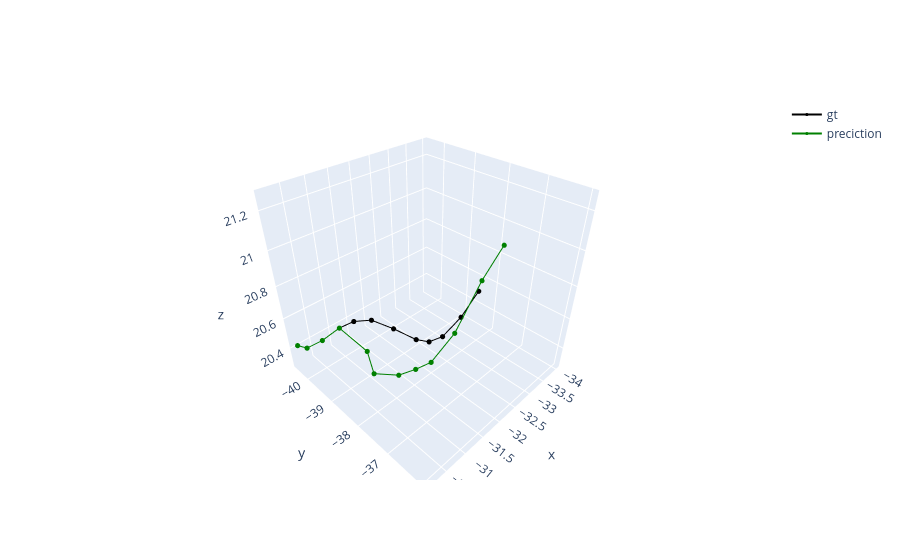

Source (notebook cell):
### Code cell
fig = go.Figure()

gt_x = poses_gt[0, :, 0].detach().cpu().numpy()
gt_y = poses_gt[0, :, 1].detach().cpu().numpy()
gt_z = poses_gt[0, :, 2].detach().cpu().numpy()

fig.add_trace(go.Scatter3d(
    x=gt_x, 
    y=gt_y,
    z=gt_z,
    mode='lines+markers',
    name='gt',
    line=dict(color='black', width=2),
    marker=dict(size=3)
))

opt_x = pred_poses[0, :, 0].detach().cpu().numpy()
opt_y = pred_poses[0, :, 1].detach().cpu().numpy()
opt_z = pred_poses[0, :, 2].detach().cpu().numpy()


fig.add_trace(go.Scatter3d(
    x=opt_x, 
    y=opt_y,
    z=opt_z,
    mode='lines+markers',
    name='preciction',
    line=dict(color='green', width=2),
    marker=dict(size=3)
))
fig.show()

### Figure 1 — Plotly figure (JSON) as saved in the notebook; plotly's stock layout.template omitted (floating-point values rounded to 4 significant figures)
{"data": [{"line": {"color": "black", "width": 2}, "marker": {"size": 3}, "mode": "lines+markers", "name": "gt", "type": "scatter3d", "x": [-30.14, -30.19, -30.37, -30.65, -30.91, -31.24, -31.7, -32.22, -32.56, -32.93, -33.47, -34.0], "y": [-40.49, -40.13, -39.72, -39.43, -39.26, -39.11, -38.96, -38.81, -38.72, -38.63, -38.54, -38.48], "z": [20.42, 20.44, 20.52, 20.6, 20.62, 20.6, 20.5, 20.36, 20.3, 20.3, 20.38, 20.5]}, {"line": {"color": "green", "width": 2}, "marker": {"size": 3}, "mode": "lines+markers", "name": "preciction", "type": "scatter3d", "x": [-30.14, -30.19, -30.37, -30.65, -31.11, -30.95, -31.03, -31.17, -31.29, -31.44, -31.56, -31.68], "y": [-40.49, -40.13, -39.72, -39.43, -39.18, -38.73, -37.93, -37.54, -37.21, -36.73, -36.29, -36.0], "z": [20.42, 20.44, 20.52, 20.6, 20.4, 20.33, 20.43, 20.51, 20.58, 20.8, 21.1, 21.26]}], "layout": {}}
